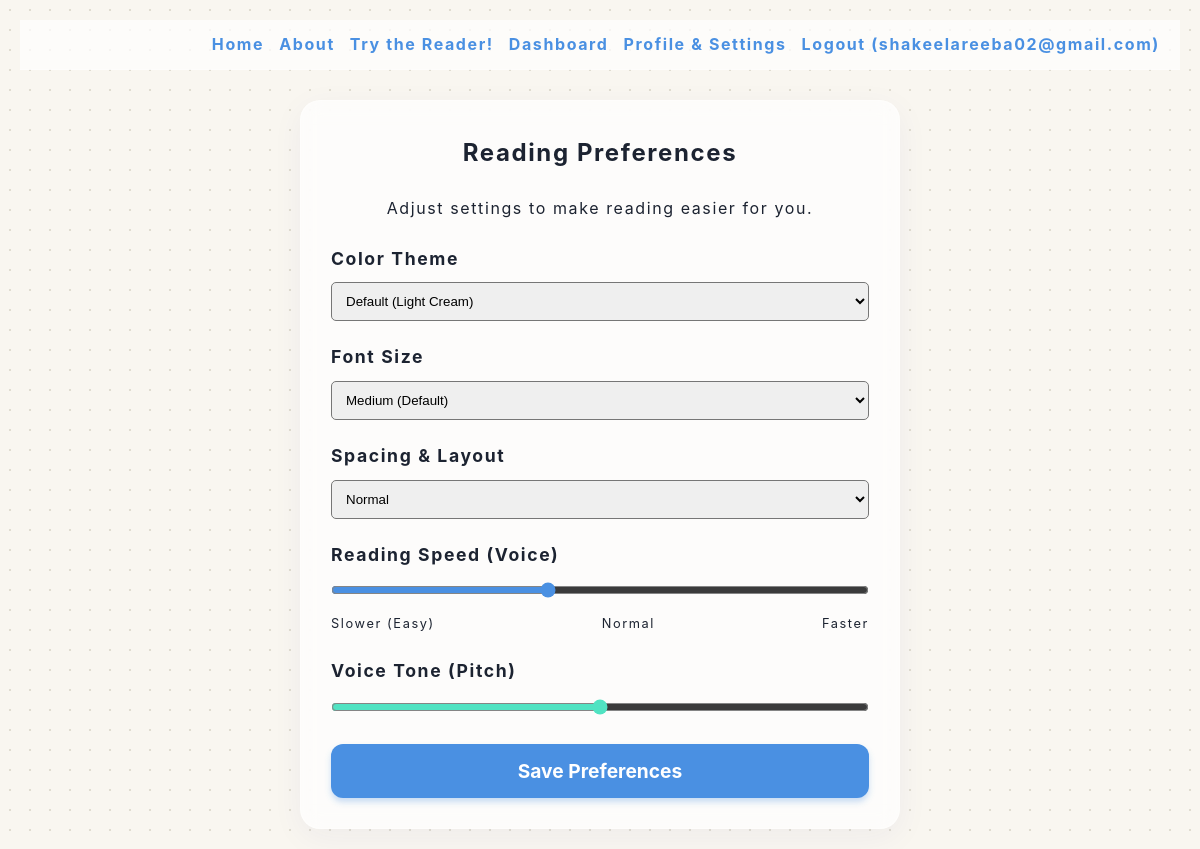
The app's page /profile (signed in) with its own data.
### models.py (models this page shows)
class User(db.Model, UserMixin):
    id = db.Column(db.Integer, primary_key=True)
    username = db.Column(db.String(150), unique=True, nullable=False)
    password_hash = db.Column(db.String(150), nullable=False)
    is_admin = db.Column(db.Boolean, default=False)
    profile = db.relationship('UserProfile', backref='user', uselist=False, cascade='all, delete-orphan')
    history = db.relationship('ReadingHistory', backref='user', lazy=True)

class UserProfile(db.Model):
    id = db.Column(db.Integer, primary_key=True)
    user_id = db.Column(db.Integer, db.ForeignKey('user.id'), nullable=False)
    theme = db.Column(db.String(50), default='light')
    font_size = db.Column(db.String(50), default='medium')
    line_spacing = db.Column(db.String(50), default='normal')
    highlight_active = db.Column(db.Boolean, default=True)
    tts_speed = db.Column(db.Float, default=0.85)
    tts_pitch = db.Column(db.Float, default=1.0)

### app.py (the view, shortened to what this page needs)
@app.route('/profile', methods=['GET', 'POST'])
@login_required
def profile():
    profile = current_user.profile
    if not profile:
        profile = UserProfile(user_id=current_user.id)
        db.session.add(profile)
        db.session.commit()
    return render_template('profile.html', profile=profile)

### app.py (called while the page is built)
@login_manager.user_loader
def load_user(user_id):
    return User.query.get(int(user_id))

### templates/profile.html (shortened to what this page needs)
{% extends "base.html" %}
{% block content %}
<div class="container" style="display: flex; justify-content: center;">
    <div class="panel" style="width: 100%; max-width: 600px;">
        <h2>Reading Preferences</h2>
        <p style="text-align: center; margin-bottom: 20px;">Adjust settings to make reading easier for you.</p>
        <form method="POST" action="{{ url_for('profile') }}">
            <div class="form-group">
                <label for="theme">Color Theme</label>
                <select name="theme" id="theme" style="width: 100%; padding: 10px; border-radius: 5px;">
                    <option value="light" {% if profile.theme == 'light' %}selected{% endif %}>Default (Light Cream)</option>
                </select>
            </div>
            <div class="form-group">
                <label for="font_size">Font Size</label>
                <select name="font_size" id="font_size" style="width: 100%; padding: 10px; border-radius: 5px;">
                    <option value="medium" {% if profile.font_size == 'medium' %}selected{% endif %}>Medium (Default)</option>
                </select>
            </div>
            <div class="form-group">
                <label for="line_spacing">Spacing & Layout</label>
                <select name="line_spacing" id="line_spacing" style="width: 100%; padding: 10px; border-radius: 5px;">
                    <option value="normal" {% if profile.line_spacing == 'normal' %}selected{% endif %}>Normal</option>
                </select>
            </div>
            <div class="form-group">
                <label for="tts_speed">Reading Speed (Voice)</label>
                <input type="range" name="tts_speed" id="tts_speed" min="0.5" max="1.5" step="0.1" value="{{ profile.tts_speed }}" style="width: 100%; accent-color: var(--accent-blue);">
                <div style="display: flex; justify-content: space-between; font-size: 0.8rem; margin-top: 5px;">
                    <span>Slower (Easy)</span><span>Normal</span><span>Faster</span>
                </div>
            </div>
            <div class="form-group">
                <label for="tts_pitch">Voice Tone (Pitch)</label>
                <input type="range" name="tts_pitch" id="tts_pitch" min="0.5" max="1.5" step="0.1" value="{{ profile.tts_pitch }}" style="width: 100%; accent-color: var(--accent-green);">
            </div>
            <button type="submit" class="btn btn-primary" style="width: 100%; margin-top: 15px;">Save Preferences</button>
        </form>
    </div>
</div>
{% endblock %}

### templates/base.html (shortened to what this page needs)
<!DOCTYPE html>
<html lang="en">
<head>
    <link href="https://cdnjs.cloudflare.com/ajax/libs/font-awesome/6.0.0/css/all.min.css" rel="stylesheet">
</head>
<body class="{{ current_user.profile.theme if current_user.is_authenticated and current_user.profile else 'light' }} {{ 'font-' + current_user.profile.font_size if current_user.is_authenticated and current_user.profile else 'font-medium' }} {{ 'spacing-' + current_user.profile.line_spacing if current_user.is_authenticated and current_user.profile else 'spacing-normal' }}">
    <div class="navbar">
        <a href="{{ url_for('index') }}">Home</a>
        <a href="{{ url_for('about') }}">About</a>
        <a href="{{ url_for('reader') }}">Try the Reader!</a>
        {% if current_user.is_authenticated %}
            <a href="{{ url_for('dashboard') }}">Dashboard</a>
            <a href="{{ url_for('profile') }}">Profile & Settings</a>
            <a href="{{ url_for('logout') }}">Logout ({{ current_user.username }})</a>
        {% else %}
            <a href="{{ url_for('login') }}">Login</a>
            <a href="{{ url_for('register') }}">Register</a>
        {% endif %}
    </div>
    {% block content %}
    {% endblock %}
</body>
</html>

### templates/base.html (style rules this page uses)
:root { --bg-color-main: #f9f6f0; --accent-blue: #4A90E2; --accent-green: #50E3C2; --text-primary: #1C2331; --hl-homophone: #FFF59D; --hl-visually: #B2DFDB; --hl-misread: #F8BBD0; --card-bg: rgba(255, 255, 255, 0.7); }
body.font-medium { font-size: 1rem; }
body.spacing-normal { line-height: 1.8; letter-spacing: 0.1em; }
* { box-sizing: border-box; margin: 0; padding: 0; }
body { font-family: 'OpenDyslexic', 'Inter', sans-serif; background-color: var(--bg-color-main); background-image: radial-gradient(#e0dcd0 1px, transparent 1px); background-size: 20px 20px; color: var(--text-primary); line-height: 1.8; letter-spacing: 0.1em; min-height: 100vh; padding: 20px; }
h1, h2 { text-align: center; color: var(--text-primary); margin-bottom: 20px; font-weight: bold; }
.container { max-width: 1200px; margin: 0 auto; display: grid; grid-template-columns: 1fr 1fr; gap: 30px; align-items: start; margin-top: 30px; }
.panel { background: var(--card-bg); backdrop-filter: blur(10px); -webkit-backdrop-filter: blur(10px); border: 1px solid rgba(255, 255, 255, 0.3); border-radius: 20px; padding: 30px; box-shadow: 0 8px 32px 0 rgba(31, 38, 135, 0.05); }
.form-group { margin-bottom: 20px; }
label { display: block; margin-bottom: 8px; font-weight: bold; font-size: 1.1rem; }
.btn { flex: 1; padding: 15px 20px; border: none; border-radius: 12px; font-size: 1.2rem; font-family: inherit; font-weight: bold; cursor: pointer; transition: all 0.2s ease; display: flex; align-items: center; justify-content: center; gap: 10px; }
.btn-primary { background-color: var(--accent-blue); color: white; box-shadow: 0 4px 6px rgba(74, 144, 226, 0.3); }
.navbar { display: flex; justify-content: flex-end; gap: 15px; padding: 10px 20px; background: var(--card-bg); border-bottom: 1px solid rgba(255, 255, 255, 0.3); margin-bottom: 20px; }
.navbar a { text-decoration: none; color: var(--accent-blue); font-weight: bold; }

### records on screen
User: username "shakeelareeba02@gmail.com"
UserProfile: theme "Default (Light Cream)", font_size "Medium (Default)", line_spacing "Normal", tts_speed "0.9", tts_pitch "1"
